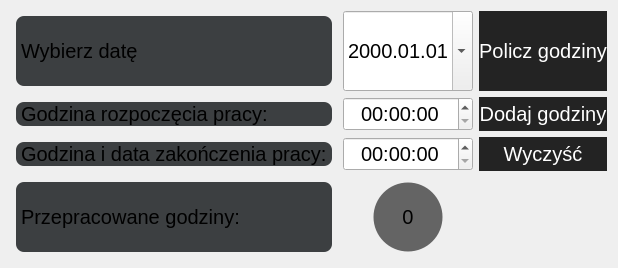
            <widget class="QWidget" name="page_2">
             <layout class="QVBoxLayout" name="verticalLayout_6">
              <item>
               <layout class="QGridLayout" name="gridLayout_3" rowstretch="0,0,0,0,0" columnstretch="0,0,0,5" columnminimumwidth="0,0,0,0">
                <item row="2" column="1">
                 <widget class="QLabel" name="label_2">
                  <property name="maximumSize">
                   <size>
                    <width>400</width>
                    <height>90</height>
                   </size>
                  </property>
                  <property name="font">
                   <font>
                    <pointsize>15</pointsize>
                   </font>
                  </property>
                  <property name="styleSheet">
                   <string notr="true">background-color: rgb(60, 63, 65);
border-radius:8px;
margin:5px;</string>
                  </property>
                  <property name="text">
                   <string>Godzina rozpoczęcia pracy:  </string>
                  </property>
                 </widget>
                </item>
                <item row="4" column="2" alignment="Qt::AlignHCenter">
                 <widget class="QLabel" name="label_16">
                  <property name="minimumSize">
                   <size>
                    <width>80</width>
                    <height>80</height>
                   </size>
                  </property>
                  <property name="maximumSize">
                   <size>
                    <width>80</width>
                    <height>80</height>
                   </size>
                  </property>
                  <property name="font">
                   <font>
                    <pointsize>15</pointsize>
                   </font>
                  </property>
                  <property name="styleSheet">
                   <string notr="true">QLabel{
	
	background-color: rgb(100, 100, 100);
	border: 1px solid transparent;
	border-radius:35px;
margin:5px
}</string>
                  </property>
                  <property name="text">
                   <string>0</string>
                  </property>
                  <property name="alignment">
                   <set>Qt::AlignCenter</set>
                  </property>
                 </widget>
                </item>
                <item row="3" column="1">
                 <widget class="QLabel" name="label_12">
                  <property name="maximumSize">
                   <size>
                    <width>400</width>
                    <height>90</height>
                   </size>
                  </property>
                  <property name="font">
                   <font>
                    <pointsize>15</pointsize>
                   </font>
                  </property>
                  <property name="styleSheet">
                   <string notr="true">background-color: rgb(60, 63, 65);
border-radius:8px;
margin:5px;</string>
                  </property>
                  <property name="text">
                   <string>Godzina i data zakończenia pracy:</string>
                  </property>
                 </widget>
                </item>
                <item row="4" column="1">
                 <widget class="QLabel" name="label_13">
                  <property name="maximumSize">
                   <size>
                    <width>400</width>
                    <height>90</height>
                   </size>
                  </property>
                  <property name="font">
                   <font>
                    <pointsize>15</pointsize>
                   </font>
                  </property>
                  <property name="styleSheet">
                   <string notr="true">background-color: rgb(60, 63, 65);
border-radius:8px;
margin:5px;</string>
                  </property>
                  <property name="text">
                   <string>Przepracowane godziny:</string>
                  </property>
                 </widget>
                </item>
                <item row="1" column="2">
                 <widget class="QDateEdit" name="dateEdit">
                  <property name="sizePolicy">
                   <sizepolicy hsizetype="Preferred" vsizetype="Preferred">
                    <horstretch>0</horstretch>
                    <verstretch>0</verstretch>
                   </sizepolicy>
                  </property>
                  <property name="maximumSize">
                   <size>
                    <width>150</width>
                    <height>16777215</height>
                   </size>
                  </property>
                  <property name="font">
                   <font>
                    <pointsize>15</pointsize>
                   </font>
                  </property>
                  <property name="styleSheet">
                   <string notr="true">QDateEdit:focus{
	background-color: rgb(54, 54, 54);
	
	border-color: rgb(0, 170, 255);
}</string>
                  </property>
                  <property name="alignment">
                   <set>Qt::AlignCenter</set>
                  </property>
                  <property name="displayFormat">
                   <string>yyyy.MM.dd</string>
                  </property>
                  <property name="calendarPopup">
                   <bool>true</bool>
                  </property>
                  <property name="timeSpec">
                   <enum>Qt::LocalTime</enum>
                  </property>
                 </widget>
                </item>
                <item row="1" column="1">
                 <widget class="QLabel" name="label_14">
                  <property name="minimumSize">
                   <size>
                    <width>0</width>
                    <height>80</height>
                   </size>
                  </property>
                  <property name="maximumSize">
                   <size>
                    <width>400</width>
                    <height>90</height>
                   </size>
                  </property>
                  <property name="font">
                   <font>
                    <pointsize>15</pointsize>
                   </font>
                  </property>
                  <property name="styleSheet">
                   <string notr="true">background-color: rgb(60, 63, 65);
border-radius:8px;
margin:5px;</string>
                  </property>
                  <property name="text">
                   <string>Wybierz datę</string>
                  </property>
                 </widget>
                </item>
                <item row="2" column="2">
                 <widget class="QTimeEdit" name="timeEdit">
                  <property name="sizePolicy">
                   <sizepolicy hsizetype="Preferred" vsizetype="Preferred">
                    <horstretch>0</horstretch>
                    <verstretch>0</verstretch>
                   </sizepolicy>
                  </property>
                  <property name="font">
                   <font>
                    <pointsize>15</pointsize>
                   </font>
                  </property>
                  <property name="alignment">
                   <set>Qt::AlignCenter</set>
                  </property>
                  <property name="calendarPopup">
                   <bool>true</bool>
                  </property>
                 </widget>
                </item>
                <item row="3" column="2">
                 <widget class="QTimeEdit" name="timeEdit_2">
                  <property name="sizePolicy">
                   <sizepolicy hsizetype="Preferred" vsizetype="Preferred">
                    <horstretch>0</horstretch>
                    <verstretch>0</verstretch>
                   </sizepolicy>
                  </property>
                  <property name="font">
                   <font>
                    <pointsize>15</pointsize>
                   </font>
                  </property>
                  <property name="alignment">
                   <set>Qt::AlignCenter</set>
                  </property>
                 </widget>
                </item>
                <item row="2" column="3">
                 <widget class="QPushButton" name="pushButton">
                  <property name="sizePolicy">
                   <sizepolicy hsizetype="Preferred" vsizetype="Preferred">
                    <horstretch>0</horstretch>
                    <verstretch>0</verstretch>
                   </sizepolicy>
                  </property>
                  <property name="font">
                   <font>
                    <pointsize>15</pointsize>
                   </font>
                  </property>
                  <property name="styleSheet">
                   <string notr="true">QPushButton {
	color: rgb(255, 255, 255);
	background-color: rgb(35, 35, 35);
	border: 0px solid;
	border-radius:045px;

}
QPushButton:hover {
	background-color: rgb(85, 170, 255);

}</string>
                  </property>
                  <property name="text">
                   <string>Dodaj godziny</string>
                  </property>
                 </widget>
                </item>
                <item row="3" column="3">
                 <widget class="QPushButton" name="pushButton_2">
                  <property name="sizePolicy">
                   <sizepolicy hsizetype="Preferred" vsizetype="Preferred">
                    <horstretch>0</horstretch>
                    <verstretch>0</verstretch>
                   </sizepolicy>
                  </property>
                  <property name="font">
                   <font>
                    <pointsize>15</pointsize>
                   </font>
                  </property>
                  <property name="styleSheet">
                   <string notr="true">QPushButton {
	color: rgb(255, 255, 255);
	background-color: rgb(35, 35, 35);
	border: 0px solid;
	border-radius:45px;

}
QPushButton:hover {
	background-color: rgb(85, 170, 255);

}</string>
                  </property>
                  <property name="text">
                   <string>Wyczyść</string>
                  </property>
                 </widget>
                </item>
                <item row="1" column="3">
                 <widget class="QPushButton" name="pushButton_3">
                  <property name="sizePolicy">
                   <sizepolicy hsizetype="Preferred" vsizetype="Preferred">
                    <horstretch>0</horstretch>
                    <verstretch>0</verstretch>
                   </sizepolicy>
                  </property>
                  <property name="maximumSize">
                   <size>
                    <width>200</width>
                    <height>16777215</height>
                   </size>
                  </property>
                  <property name="font">
                   <font>
                    <pointsize>15</pointsize>
                   </font>
                  </property>
                  <property name="styleSheet">
                   <string notr="true">QPushButton {
	color: rgb(255, 255, 255);
	background-color: rgb(35, 35, 35);
	border: 0px solid;
	border-radius:45px;

}
QPushButton:hover {
	background-color: rgb(85, 170, 255);

}</string>
                  </property>
                  <property name="text">
                   <string>Policz godziny</string>
                  </property>
                 </widget>
                </item>
               </layout>
              </item>
             </layout>
            </widget>
